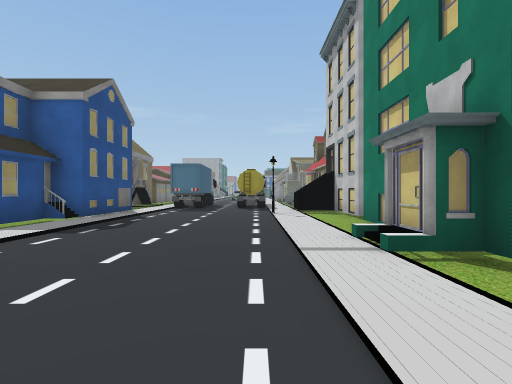
view 1 (above)

21 first-person views from a walk through a Unity game level. The camera is 1.4 m above the floor, looks level and sees 85° across. The floor is counted in squares, 2 m on a side. Each view is taken from the middle of a square. On the plan, view 1 faces up. The plan holds only what a view shows up to about 9 squares ahead; the rest is blank. The place goes on beyond the plan. Some animated figures are not drawn. Some surface patterns are stand-ins.

view 2
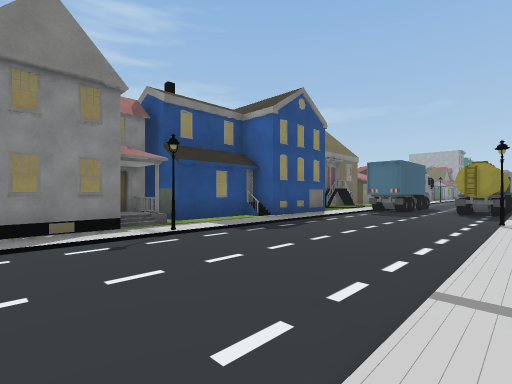

view 3
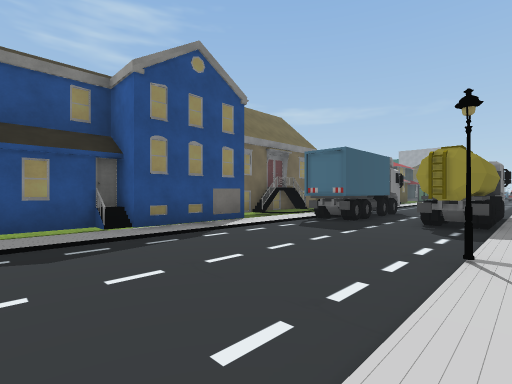

view 4
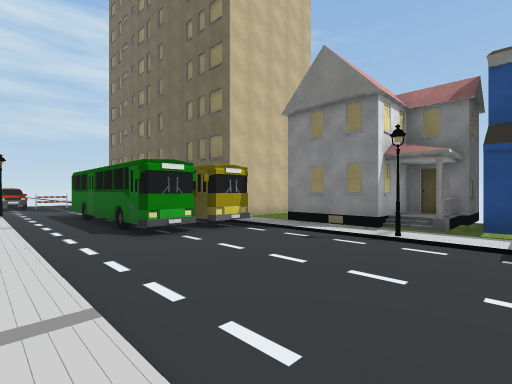

view 5
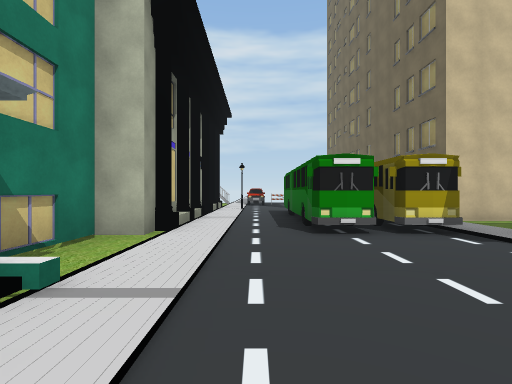

view 6
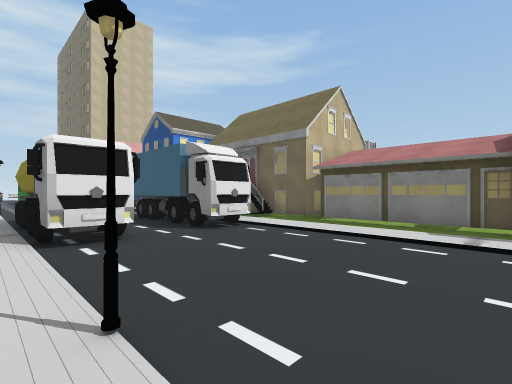

view 7
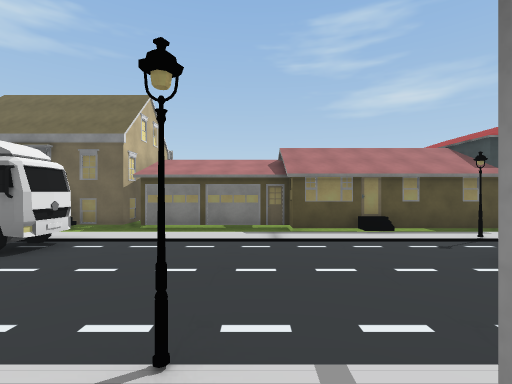

view 8
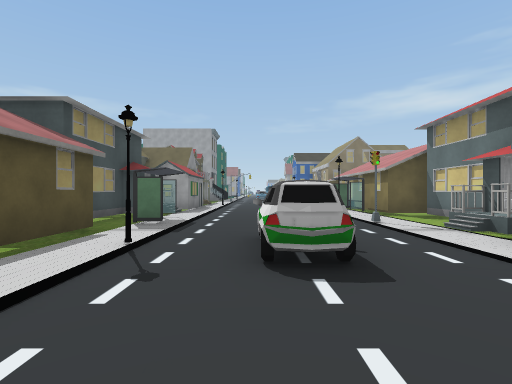

view 9
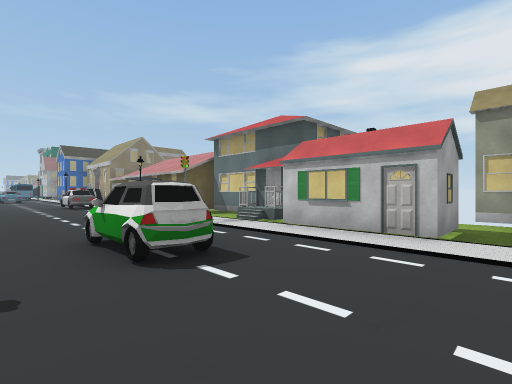

view 10
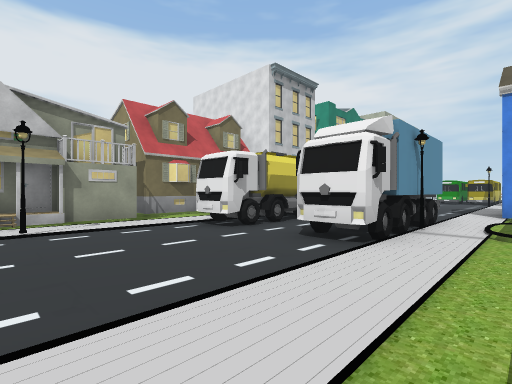

view 11
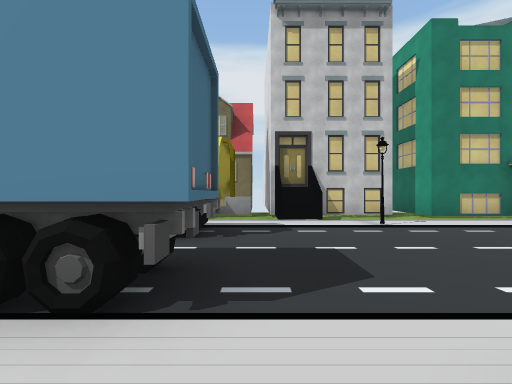

view 12
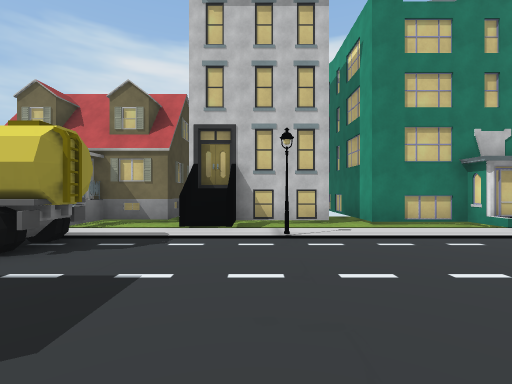

view 13
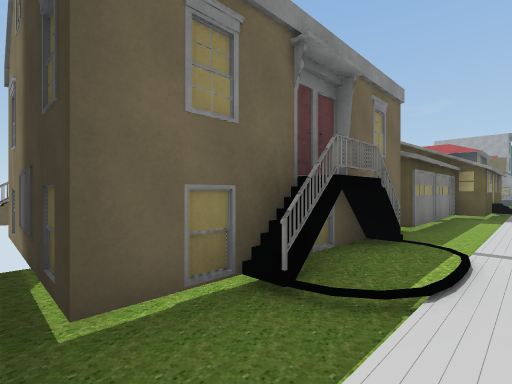

view 14
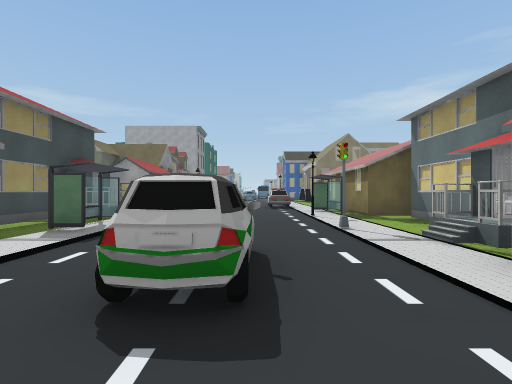

view 15
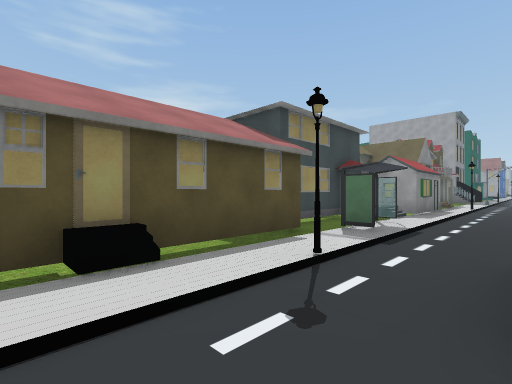

view 16
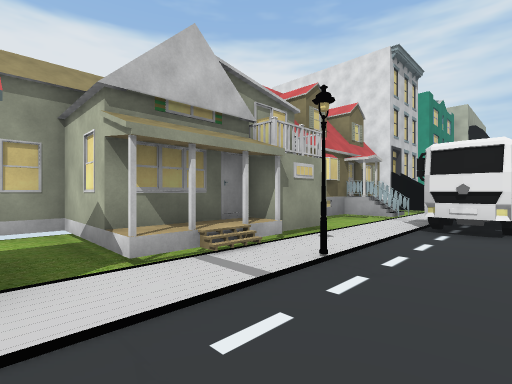

view 17
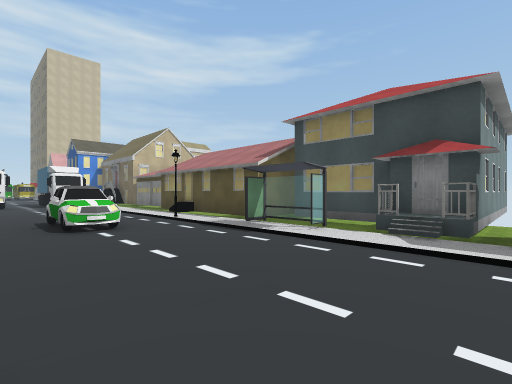

view 18
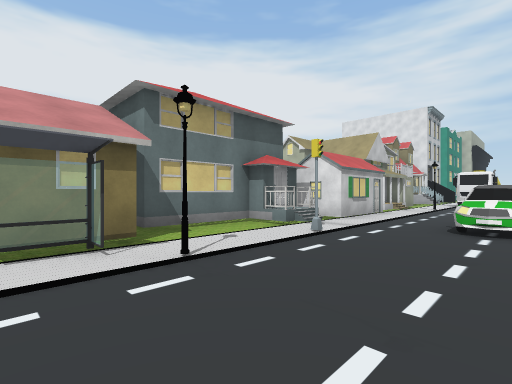

view 19
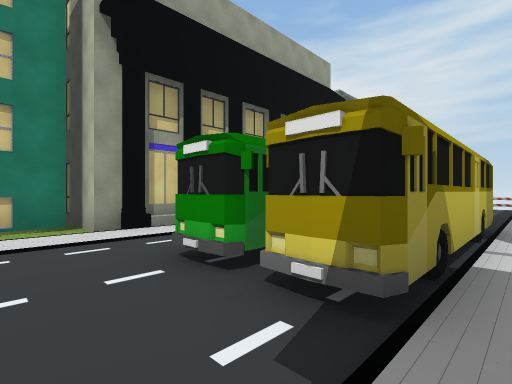

view 20
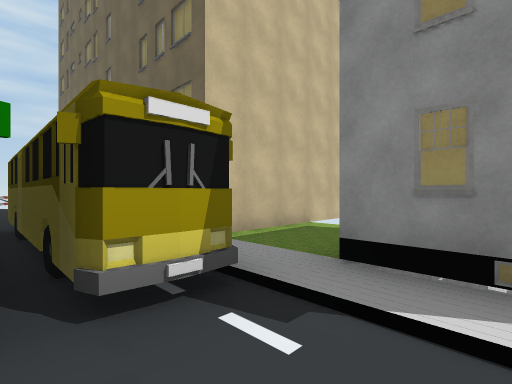

view 21
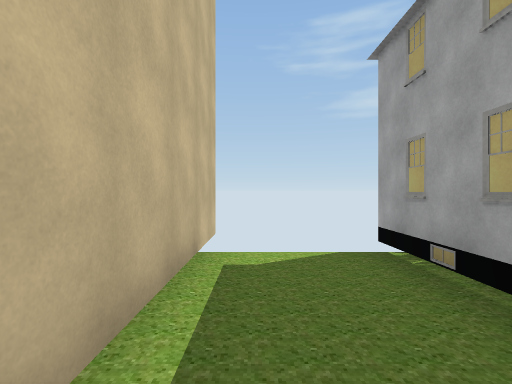

### Floor plan
Key: @ floor where view 1 was taken; # wall or solid block; . main floor; : floor 0.25 m higher than the main floor; + floor 0.5 m higher than the main floor; / step, stairs or slope; = window, fence, low wall or low ledge; S streetlight; T truck; B building; U bus; C car; O other object.
Columns run from 8 left of view 1 to 5 right of it. Each row starts with its distance up from view 1.
 30  ..B......=
 29 ###B.....S##
 28   #B.......#
 27   ###......#
 26   ###....#.#
 25    #......B#
 24    #S.CC../
 23    #S.CC..#
 22    #......##
 21    #......B#.B
 20   ##......B##B
 19   #......S+# B
 18   #......S+#
 17   #.......##
 16   #......... B
 15   #..T..T..# B
 14   #/ST..T..# B
 13   #:ST..T./#
 12   #:.T..T..# B
 11   #..........B
 10   ##...... #
  9    #.....S.#
  8    #.....S.#
  7     .........
  6    #.......##B
  5   ##.......#
  4   #BO.....##
  3   ##O.....##
  2   ##.......#
  1 ####.......#
  0  ....U##@.###
 -1  ....#UU..#
 -2 ####.###..#
 -3     .###..#

Positions as (right, up) in squares from view 1, and headings:
1: (0, 0), facing up
2: (1, 1), facing up-left
3: (1, 5), facing up-left
4: (1, 5), facing down-left
5: (0, 5), facing down
6: (1, 20), facing down-left
7: (2, 19), facing left
8: (-2, 20), facing up
9: (-3, 20), facing up-right
10: (-5, 19), facing down-right
11: (-5, 11), facing right
12: (-4, 9), facing right
13: (-4, 10), facing up-left
14: (-1, 21), facing up
15: (-2, 21), facing up-left
16: (-1, 21), facing down-right
17: (0, 30), facing down-left
18: (-2, 30), facing down-right
19: (-4, 2), facing down-right
20: (-2, 2), facing down-left
21: (-4, -1), facing left
